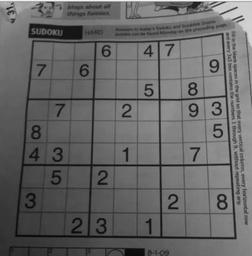
#> input picture images/trial_image.jpg, 252 x 256 px, shrunk from 554 x 563 before the run, found by its file name
$ python CV404Hough_slower.py
#> lines starting #> are read from the running program, lines starting #| are printed output that depends on the picture; after the words box and inside, x2 and y2 are one past the last pixel; in counts of white or black regions, pixels touching at a corner belong together
# -*- coding: utf-8 -*-
"""
Created on Thu Mar 26 17:34:50 2020

https://sbme-tutorials.github.io/2018/cv/notes/5_week5.html

@author: hosna
"""

import numpy as np
import matplotlib.pyplot as plt
import cv2
import imageio

def rgb2gray(rgb):
    return np.dot(rgb[..., :3], [0.299, 0.587, 0.114]).astype(np.uint8)

def k_largest_index_argsort(two_dim_arr, k):  #k is number of lines (number of indices of max. values you want to return)
    idx = np.argsort(two_dim_arr.ravel())[:-k-1:-1]
    return np.column_stack(np.unravel_index(idx, two_dim_arr.shape))

def houghLine(img_path, thresh1, thresh2):
    ''' Basic Hough line transform that builds the accumulator array
    Input : image : edge image (canny)
    Output : accumulator : the accumulator of hough space
             thetas : values of theta (-90 : 90)
             rs : values of radius (-max distance : max distance)
    '''
#> called with thresh1 = 50, thresh2 = 150
    img_orig = imageio.imread(img_path)
#> img_orig is the input picture: shape (256, 252, 3); mean R, G, B 102, 101.9, 101.9
    if img_orig.ndim == 3:
        img_orig = rgb2gray(img_orig)
    image = cv2.Canny(img_orig, thresh1, thresh2)
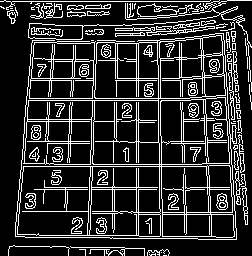
#> image: shape (256, 252); 18.2% white in thin lines or dots
        #Get image dimensions
    # y for rows and x for columns
    Ny = image.shape[0]
#> Ny = 256
    Nx = image.shape[1]
#> Nx = 252

    #Max diatance is diagonal one
    Maxdist = int(np.round(np.sqrt(Nx**2 + Ny ** 2)))
#> Maxdist = 359
     # Theta in range from -90 to 90 degrees
    thetas = np.deg2rad(np.arange(-90, 90))
    #Range of radius
    rs = np.linspace(-Maxdist, Maxdist, 2*Maxdist)
#> rs = 718 values from -359 to 359
    accumulator = np.zeros((2 * Maxdist, len(thetas)))
    for y in range(Ny):
     for x in range(Nx):
         # Check if it is an edge pixel
         #  NB: y -> rows , x -> columns
          if image[y,x] > 0:
              for k in range(len(thetas)):
                  print('entered')
                  r = int(round(x*(np.cos(thetas))[k] + y * (np.sin(thetas))[k]))
                  accumulator[int(r) + Maxdist,k] += 1
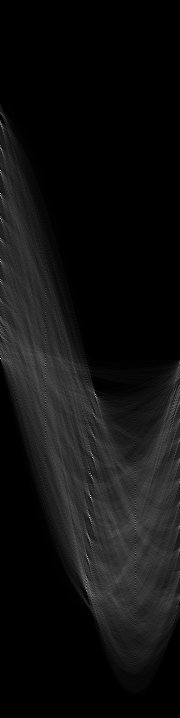
#> accumulator: shape (718, 180) float64; min 0, max 219, mean 16.4

    return accumulator, thetas, rs

def superimpose_maxima_on_cartesian (accumulator_hough, rho_hough, theta_hough, img_path, save_path_lines, lines):
    # [6 lines of commented-out code are left out]

    img2 = cv2.imread(img_path)
    idx = k_largest_index_argsort(accumulator, lines)  #from this we get 2d array containing index of r(1st col) & theta(2nd col), corresponding to the biggest values in the accumulator
#    i_rho= idx[:,0]
#    j_theta = idx[:,1]
#    for j in idx[0][:lines-1]:
    for idx_rho,idx_theta in zip(idx[:,0], idx[:,1]): #or in idx (directly)
        rho_max = int(rhos[idx_rho])
        theta_max = thetas[idx_theta]
        # rho_max = rhos[idx_rho]
        # theta_max = thetas[idx_theta]
        print("rho={0:.0f}, theta={1:.0f}".format(rho_max, np.rad2deg(theta_max)))
        a = np.cos(theta_max)
        b = np.sin(theta_max)
        x0 = a*rho_max
        y0 = b*rho_max
        x1 = int(x0 + 1000*(-b))
        y1 = int(y0 + 1000*(a))
        x2 = int(x0 - 1000*(-b))
        y2 = int(y0 - 1000*(a))
        print (x1,y1, x2,y2)
        print('-----------------')
        my_lines = cv2.line(img2,(x1,y1), (x2,y2),(0,0,255),2)
    #cv2.imshow('window',img2)
    #cv2.waitKey(0)
    cv2.imwrite(save_path_lines, img2)
    return my_lines

image_path ='D:/Biometrics/trials/cv404-2020-assignment-02-sbe404-2020-team19/Hosna_trials_2/trial_image.jpg'
savepathLines = 'D:/Biometrics/trials/cv404-2020-assignment-02-sbe404-2020-team19/Hosna_trials_2/hough_lines_4.png'
accumulator, thetas, rhos = houghLine(image_path, 50,150)
#> thetas = 180 values from -1.57 to 1.55; rhos = 718 values from -359 to 359
drawn_lines = superimpose_maxima_on_cartesian(accumulator,rhos,thetas,image_path,savepathLines, 15)
#> the loop in superimpose_maxima_on_cartesian, `for idx_rho,idx_theta in zip(idx[:,0], idx[:,1]):` made 15 passes
#> pass 2, in superimpose_maxima_on_cartesian, `my_lines = cv2.line(img2,(x1,y1), (x2,y2),(0,0,255),2)`:
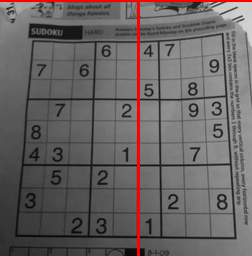
#> my_lines: shape (256, 252, 3); mean B, G, R 99.2, 99.2, 104.2
#> pass 3, in superimpose_maxima_on_cartesian, `my_lines = cv2.line(img2,(x1,y1), (x2,y2),(0,0,255),2)`:
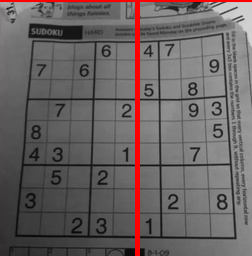
#> my_lines: shape (256, 252, 3); 0.79% of pixels changed, all inside (x1, y1, x2, y2) = (135, 2, 137, 256)
#> after the loop in superimpose_maxima_on_cartesian, `for idx_rho,idx_theta in zip(idx[:,0], idx[:,1]):`:
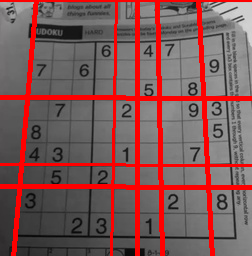
#> img2: shape (256, 252, 3); mean B, G, R 87.9, 87.9, 124.8
